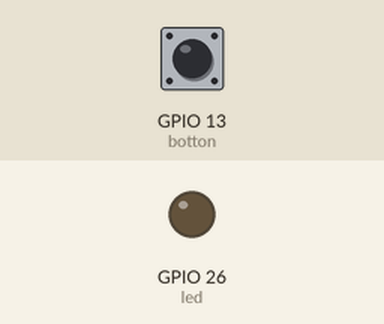
Simulated run of this program. Board: Raspberry Pi (BCM pin numbers). Shown: output pins drawn as LEDs (lit = HIGH). Dashed ring = blinking. Inputs (shaded band) come from the test bench; at power-on: GPIO 13 (botton) LOW.

Above: at 1.2 s.
1.3 s: GPIO 13 (botton) pulled HIGH for 1 s
At 2.9 s:
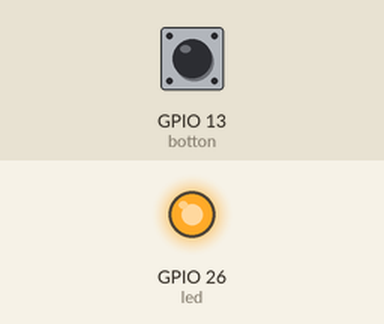
3.8 s: GPIO 13 (botton) pulled HIGH for 0.15 s
At 4.2 s:
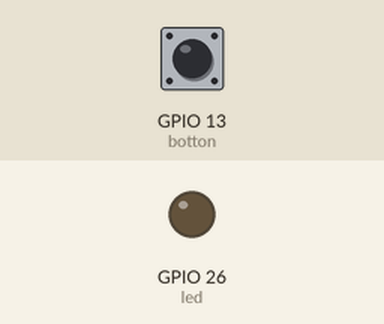
5.4 s: GPIO 13 (botton) pulled HIGH for 3.2 s
At 5.5 s:
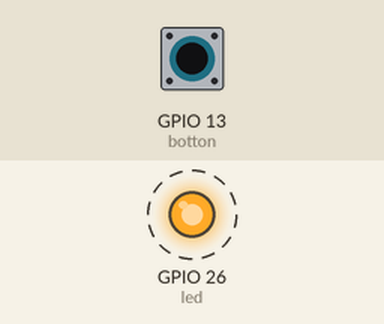
Timing chart, 0 to 9.9 s (numbered marks = the images above; inputs shaded):
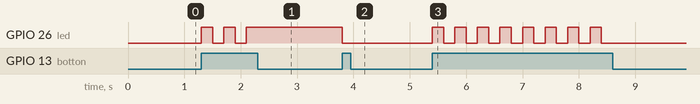

Measured:
- after the input at 1.3 s, GPIO 26 (led): alternates HIGH for 0.20 s and LOW for 0.20 s, 5 changes in all, then stays HIGH, starting at once
- after the input at 3.8 s, GPIO 26 (led): HIGH → LOW at once
- after the input at 5.4 s, GPIO 26 (led): alternates HIGH for 0.20 s and LOW for 0.20 s, 16 changes in all, then stays LOW, starting at once

The program:

digital-switch.py
```python
import RPi.GPIO as GPIO
import time
GPIO.setmode(GPIO.BCM)
led=26
botton=13
state=0
GPIO.setup(led, GPIO.OUT)
GPIO.setup(botton, GPIO.IN)
while True:
    if GPIO.input(botton):
        state=not state
        GPIO.output(led, state)
        time.sleep(0.2)
```
